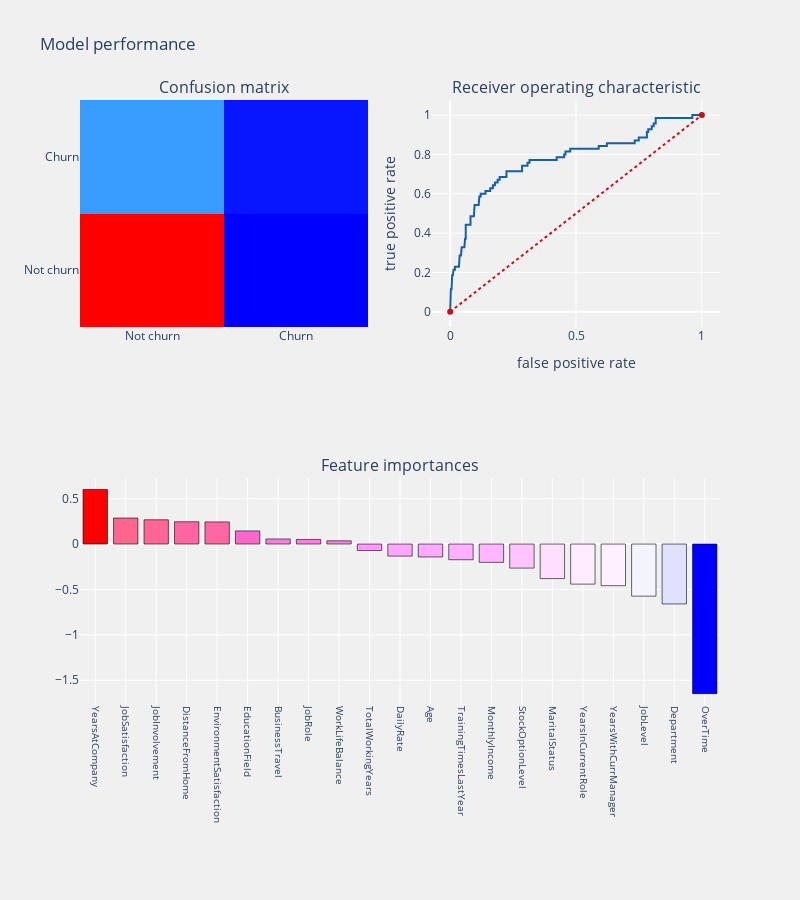

Here is the notebook cell this chart was saved with:
### Code cell
telecom_churn_prediction(lr,xtrain,xtest,ytrain,ytest,'coefficients')

### Figure 1 — Plotly figure (JSON) as saved in the notebook; plotly's stock layout.template omitted (floating-point values rounded to 4 significant figures)
{"data": [{"colorscale": [[0, "rgb(0,0,255)"], [0.1, "rgb(51,153,255)"], [0.2, "rgb(102,204,255)"], [0.3, "rgb(153,204,255)"], [0.4, "rgb(204,204,255)"], [0.5, "rgb(255,255,255)"], [0.6, "rgb(255,204,255)"], [0.7, "rgb(255,153,255)"], [0.8, "rgb(255,102,204)"], [0.9, "rgb(255,102,102)"], [1, "rgb(255,0,0)"]], "name": "Confusion matrix", "showscale": false, "type": "heatmap", "x": ["Not churn", "Churn"], "xaxis": "x", "y": ["Not churn", "Churn"], "yaxis": "y", "z": [[357, 14], [51, 19]]}, {"line": {"color": "rgb(22, 96, 167)", "width": 2}, "name": "Roc: 0.6168463611859838", "type": "scatter", "x": [0, 0, 0, 0.002695, 0.002695, 0.005391, 0.005391, 0.008086, 0.008086, 0.01078, 0.01078, 0.01348, 0.01348, 0.01887, 0.01887, 0.03504, 0.03504, 0.03774, 0.03774, 0.04313, 0.04313, 0.04582, 0.04582, 0.0566, 0.0566, 0.0593, 0.0593, 0.06199, 0.06199, 0.08086, 0.08086, 0.09434, 0.09434, 0.09704, 0.09704, 0.1132, 0.1132, 0.1159, 0.1159, 0.1213, 0.1213, 0.1402, 0.1402, 0.159, 0.159, 0.1698, 0.1698, 0.1779, 0.1779, 0.1887, 0.1887, 0.1968, 0.1968, 0.2237, 0.2237, 0.2857, 0.2857, 0.3073, 0.3073, 0.3154, 0.3154, 0.4232, 0.4232, 0.4528, 0.4528, 0.4582, 0.4582, 0.4771, 0.4771, 0.5903, 0.5903, 0.6226, 0.6226, 0.7332, 0.7332, 0.7493, 0.7493, 0.7817, 0.7817, 0.7871, 0.7871, 0.8005, 0.8005, 0.8086, 0.8086, 0.8167, 0.8167, 0.9623, 0.9623, 1], "xaxis": "x2", "y": [0, 0.01429, 0.08571, 0.08571, 0.1143, 0.1143, 0.1714, 0.1714, 0.1857, 0.1857, 0.2, 0.2, 0.2143, 0.2143, 0.2286, 0.2286, 0.2714, 0.2714, 0.2857, 0.2857, 0.3143, 0.3143, 0.3286, 0.3286, 0.3429, 0.3429, 0.3714, 0.3714, 0.4429, 0.4429, 0.4857, 0.4857, 0.5286, 0.5286, 0.5429, 0.5429, 0.5714, 0.5714, 0.5857, 0.5857, 0.6, 0.6, 0.6143, 0.6143, 0.6286, 0.6286, 0.6429, 0.6429, 0.6571, 0.6571, 0.6714, 0.6714, 0.6857, 0.6857, 0.7143, 0.7143, 0.7429, 0.7429, 0.7571, 0.7571, 0.7714, 0.7714, 0.7857, 0.7857, 0.8, 0.8, 0.8143, 0.8143, 0.8286, 0.8286, 0.8429, 0.8429, 0.8571, 0.8571, 0.8714, 0.8714, 0.8857, 0.8857, 0.9143, 0.9143, 0.9286, 0.9286, 0.9429, 0.9429, 0.9571, 0.9571, 0.9857, 0.9857, 1, 1], "yaxis": "y2"}, {"line": {"color": "rgb(205, 12, 24)", "dash": "dot", "width": 2}, "type": "scatter", "x": [0, 1], "xaxis": "x2", "y": [0, 1], "yaxis": "y2"}, {"marker": {"color": [0.6008, 0.2859, 0.2671, 0.2454, 0.244, 0.1448, 0.05594, 0.05082, 0.03549, -0.0714, -0.1326, -0.1423, -0.1726, -0.2017, -0.2649, -0.3803, -0.4409, -0.4584, -0.5736, -0.6595, -1.647], "colorscale": [[0, "rgb(0,0,255)"], [0.1, "rgb(51,153,255)"], [0.2, "rgb(102,204,255)"], [0.3, "rgb(153,204,255)"], [0.4, "rgb(204,204,255)"], [0.5, "rgb(255,255,255)"], [0.6, "rgb(255,204,255)"], [0.7, "rgb(255,153,255)"], [0.8, "rgb(255,102,204)"], [0.9, "rgb(255,102,102)"], [1, "rgb(255,0,0)"]], "line": {"color": "black", "width": 0.6}}, "name": "coefficients", "type": "bar", "x": ["YearsAtCompany", "JobSatisfaction", "JobInvolvement", "DistanceFromHome", "EnvironmentSatisfaction", "EducationField", "BusinessTravel", "JobRole", "WorkLifeBalance", "TotalWorkingYears", "DailyRate", "Age", "TrainingTimesLastYear", "MonthlyIncome", "StockOptionLevel", "MaritalStatus", "YearsInCurrentRole", "YearsWithCurrManager", "JobLevel", "Department", "OverTime"], "xaxis": "x3", "y": [0.6008, 0.2859, 0.2671, 0.2454, 0.244, 0.1448, 0.05594, 0.05082, 0.03549, -0.0714, -0.1326, -0.1423, -0.1726, -0.2017, -0.2649, -0.3803, -0.4409, -0.4584, -0.5736, -0.6595, -1.647], "yaxis": "y3"}], "layout": {"annotations": [{"font": {"size": 16}, "showarrow": false, "text": "Confusion matrix", "x": 0.225, "xanchor": "center", "xref": "paper", "y": 1, "yanchor": "bottom", "yref": "paper"}, {"font": {"size": 16}, "showarrow": false, "text": "Receiver operating characteristic", "x": 0.775, "xanchor": "center", "xref": "paper", "y": 1, "yanchor": "bottom", "yref": "paper"}, {"font": {"size": 16}, "showarrow": false, "text": "Feature importances", "x": 0.5, "xanchor": "center", "xref": "paper", "y": 0.375, "yanchor": "bottom", "yref": "paper"}], "autosize": false, "height": 900, "margin": {"b": 195}, "paper_bgcolor": "rgba(240,240,240, 0.95)", "plot_bgcolor": "rgba(240,240,240, 0.95)", "showlegend": false, "title": {"text": "Model performance"}, "width": 800, "xaxis": {"anchor": "y", "domain": [0, 0.45]}, "xaxis2": {"anchor": "y2", "domain": [0.55, 1], "title": {"text": "false positive rate"}}, "xaxis3": {"anchor": "y3", "domain": [0, 1], "showgrid": true, "tickangle": 90, "tickfont": {"size": 10}}, "yaxis": {"anchor": "x", "domain": [0.625, 1]}, "yaxis2": {"anchor": "x2", "domain": [0.625, 1], "title": {"text": "true positive rate"}}, "yaxis3": {"anchor": "x3", "domain": [0, 0.375]}}}
